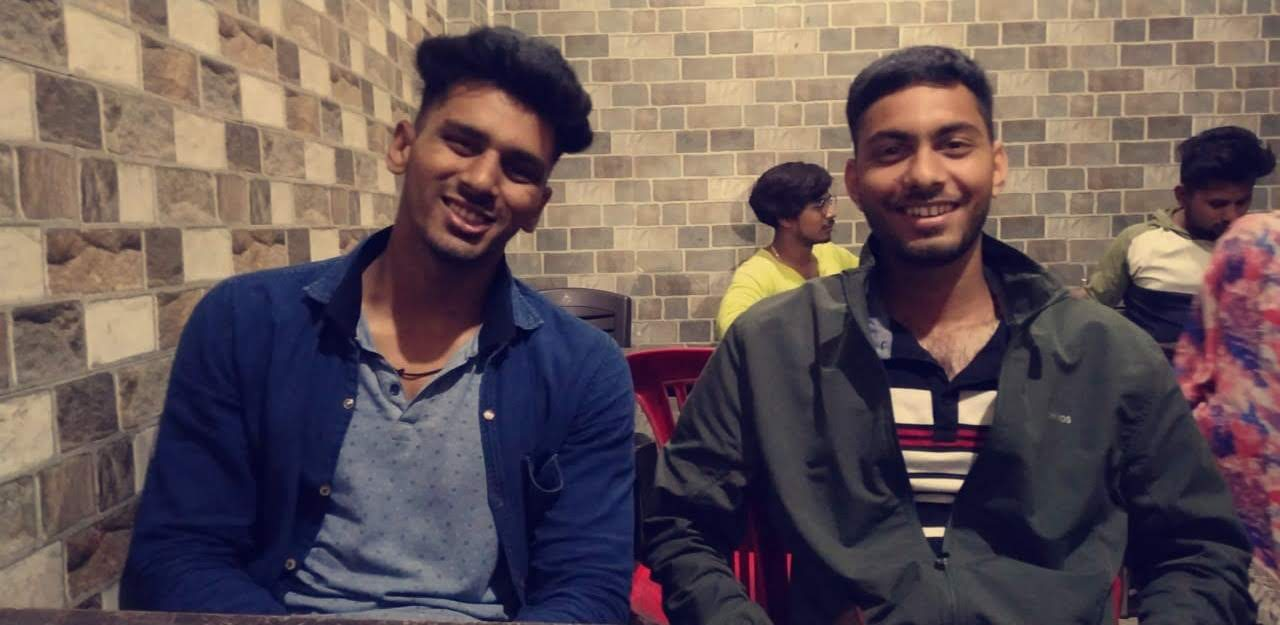
#> input picture Motion Detector/files/img.jpg, 1280 x 625 px, found by its file name
$ python faceDetect.py
#> lines starting #> are read from the running program, lines starting #| are printed output that depends on the picture; after the words box and inside, x2 and y2 are one past the last pixel; in counts of white or black regions, pixels touching at a corner belong together
import cv2

face_cascade = cv2.CascadeClassifier("E:\\DoNotTouch\\Python\\projects\\Motion Detector\\files\\haarcascade_frontalface_default.xml")


img = cv2.imread("E:\\DoNotTouch\\Python\\projects\\Motion Detector\\files\\img.jpg", 1)
#> img is the input picture: shape (625, 1280, 3); mean B, G, R 86.6, 85, 100.4
#cv2.imshow('Legend', img)
gray_img = cv2.cvtColor(img, cv2.COLOR_BGR2GRAY)
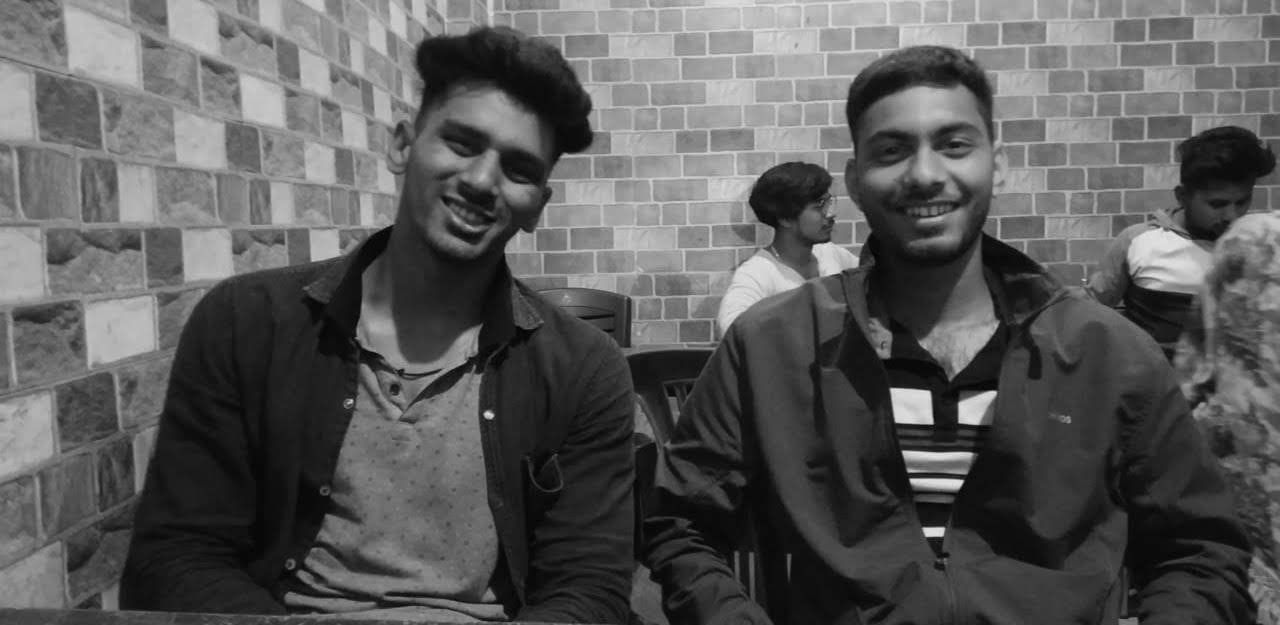
#> gray_img: shape (625, 1280); min 2, max 232, mean 89.8

faces = face_cascade.detectMultiScale(gray_img, scaleFactor=1.05, minNeighbors = 5)
#> faces = [[363, 394, 63, 63], [594, 132, 82, 82], [843, 83, 163, 163], [401, 86, 172, 172]]

for x,y,w,h in faces:
    img = cv2.rectangle(img , (x,y), (x+w, y+h), (0,255,0), 3)
#> this loop made 4 passes
#> pass 1, `img = cv2.rectangle(img , (x,y), (x+w, y+h), (0,255,0), 3)`:
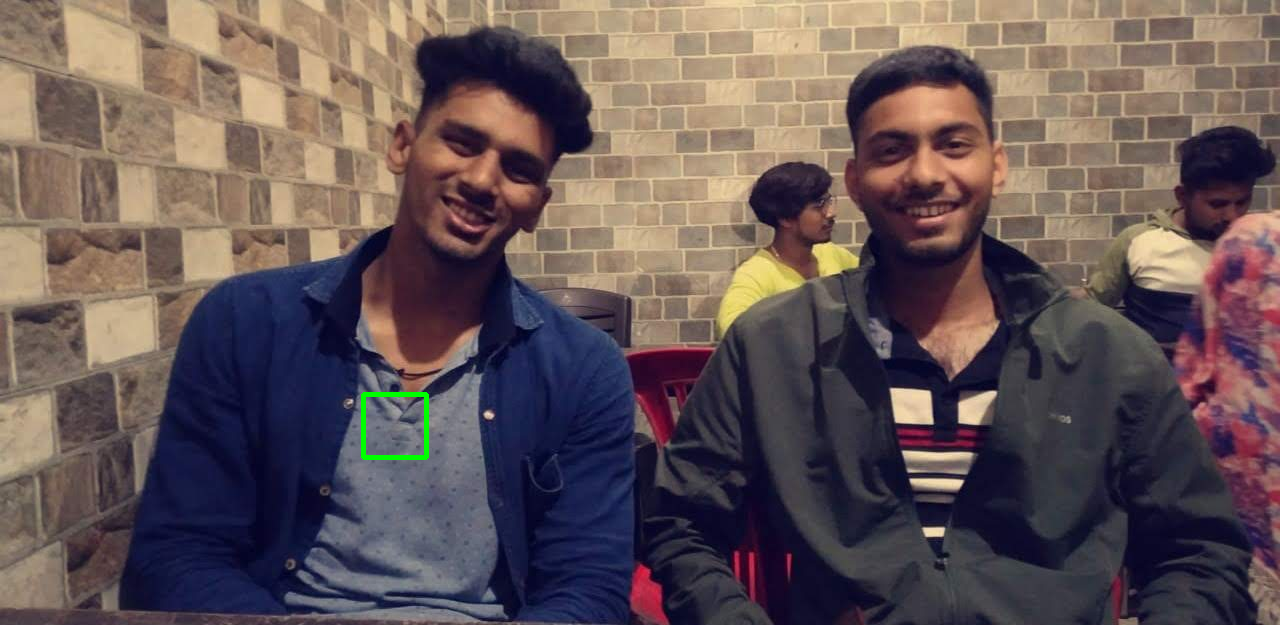
#> img: shape (625, 1280, 3); 0.16% of pixels changed, all inside (x1, y1, x2, y2) = (361, 392, 429, 460)
#> pass 2, `img = cv2.rectangle(img , (x,y), (x+w, y+h), (0,255,0), 3)`:
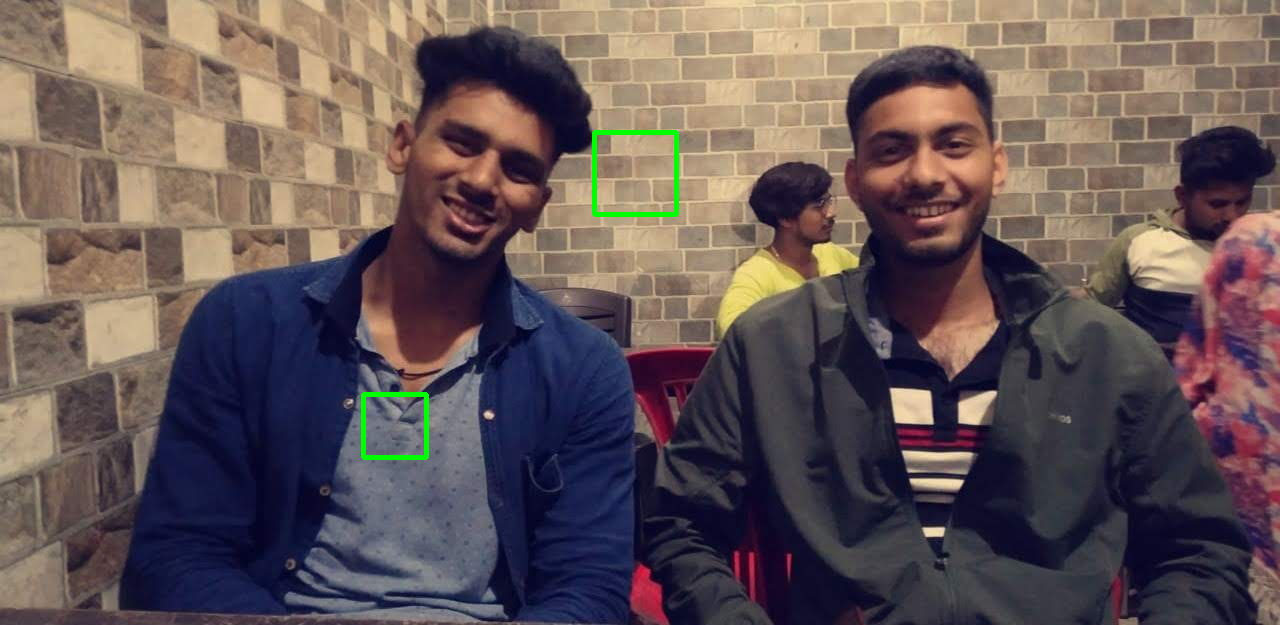
#> img: shape (625, 1280, 3); 0.2% of pixels changed, all inside (x1, y1, x2, y2) = (592, 130, 679, 217)
#> pass 3, `img = cv2.rectangle(img , (x,y), (x+w, y+h), (0,255,0), 3)`:
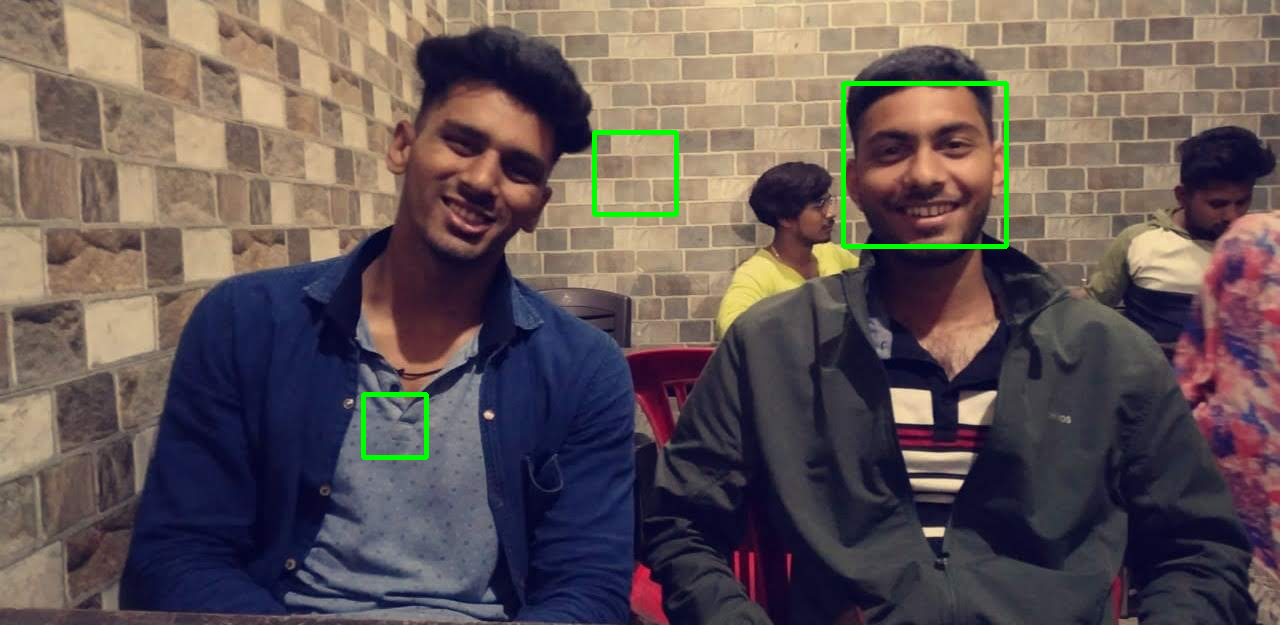
#> img: shape (625, 1280, 3); 0.41% of pixels changed, all inside (x1, y1, x2, y2) = (841, 81, 1009, 249)
#> after the loop:
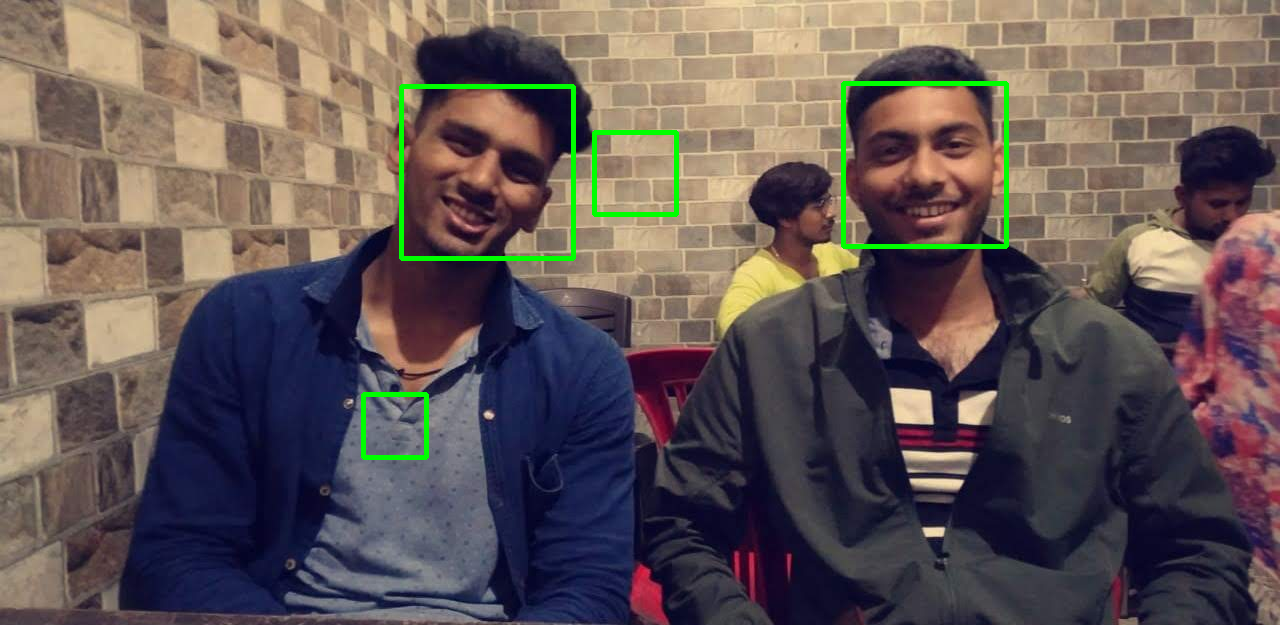
#> img: shape (625, 1280, 3); 0.43% of pixels changed, all inside (x1, y1, x2, y2) = (399, 84, 576, 261)

img = cv2.resize(img, (int(img.shape[1]/2),int(img.shape[0]/2)))
#> img: shape (312, 640, 3)

cv2.imshow('Legend2', img)

cv2.waitKey(0)

cv2.destroyAllWindows()
